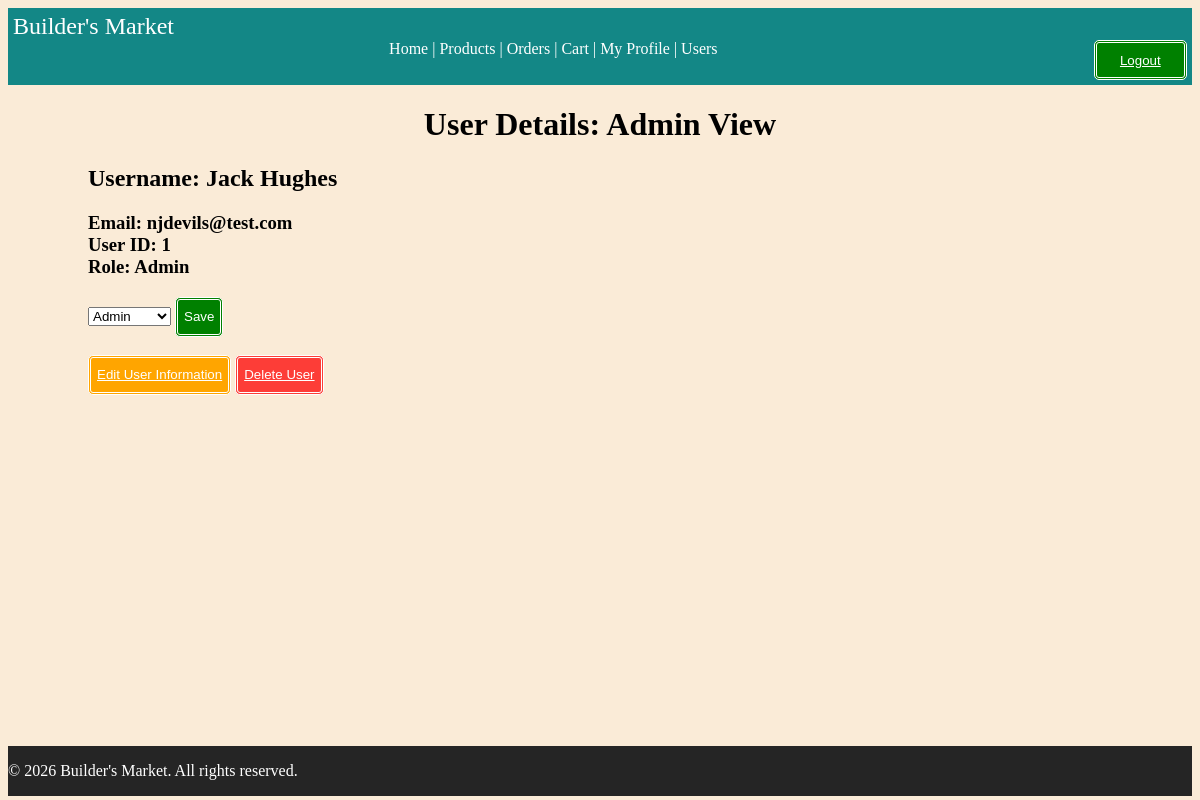
/admin/users/1 (signed in), run on the app's committed database.
### tables this page shows
CREATE TABLE users (
    user_id INTEGER PRIMARY KEY,
    username VARCHAR(50) NOT NULL UNIQUE,
    email VARCHAR(255) NOT NULL UNIQUE,
    password_hash VARCHAR(255) NOT NULL,
    is_active INTEGER DEFAULT 0,
    mfa_secret TEXT NULL, 
    mfa_enabled INTEGER DEFAULT 0,
    created_at DATETIME DEFAULT CURRENT_TIMESTAMP,
    updated_at DATETIME DEFAULT CURRENT_TIMESTAMP
);

CREATE TABLE roles (
    role_id INTEGER PRIMARY KEY,
    role_name VARCHAR(50) NOT NULL UNIQUE,
    description TEXT NOT NULL,
    created_at DATETIME DEFAULT CURRENT_TIMESTAMP
);

### routes/admin.py (the view)
@admin_bp.route('/users/<int:user_id>', methods=['GET'])
@require_auth
@user_role_required('Admin')
def user_detail(user_id):
    user = User.FromID(user_id)
    roles = Role.GetAll()
    if user is None:
        abort(404)
    return render_template('admin/user_detail.html', user = user, roles = roles)

### auth/auths.py (called while the page is built)
def require_auth(f):
    @wraps(f)
    def wrapped_view(*args, **kwargs):
        if not g.get("user"):
          abort(401)
        user = g.user
        if getattr(user, "is_2fa_enabled", False) and not session.get("2fa_verified", False):
            flash('This Route is 2FA protected. Please enable 2FA to view it')
            abort(403)
        return f(*args, **kwargs)
    return wrapped_view

def user_role_required(*roles):
    def decorator(f):
        @wraps(f)
        def wrapped_view(*arg, **kwargs):
            if g.user is None:
                flash("Not Authenticated. Please Login")
                abort(401)
            user_role = (g.user.role or "").strip().lower()
            allowed_roles = [r.strip().lower() for r in roles]
            if user_role not in allowed_roles:
                abort(403)
            print(f"Role '{roles}' required for: {request.path}")  # Debugging statement
            return f(*arg, **kwargs)
        return wrapped_view
    return decorator

### database/connection.py (called while the page is built)
def get_connection():
    try:
        conn = sqlite3.connect(Config.DATABASE)
        conn.row_factory = sqlite3.Row
        return conn
    except Error as e:
        print(f"Database connection error: {e}")
        return None

### models/roles.py (called while the page is built)
    @staticmethod
    def GetAll():
        db= get_connection()
        sql = "SELECT * FROM roles;"
        results = db.execute(sql).fetchall()
        out = []
        for r in results:
            dev = Role.FromDB(r['role_id'])
            if dev is None:
                continue
            out.append(dev)
        return out

### models/users.py (called while the page is built)
    @staticmethod
    def FromID(user_id : int):
        db = get_connection()
        try:
            row = db.execute("""
                             SELECT u.*, r.role_name
                             FROM users u
                             LEFT JOIN user_roles ur ON u.user_id = ur.user_id
                             LEFT JOIN roles r ON ur.role_id = r.role_id
                             WHERE u.user_id = ?
                             """, (user_id,)).fetchone()
            return User._BuildUser(row, db)
        finally:
            db.close()

### templates/admin/user_detail.html (shortened to what this page needs)
{% extends "base.html" %}
{% block content %}
<h1> User Details: Admin View </h1>
<h2> Username: {{user.username}} </h2>    <h3>Email: {{user.email}} <br> User ID: {{user.user_id}}  <br> Role: {{user.role}} </h3>
<form method="POST" action="{{ url_for('admin.update_user_role', user_id=user.user_id) }}">
<select name="role_id">
    {% for role in roles %}
        <option value="{{ role.role_id }}"
            {% if role.role_id == user.role_id %}selected{% endif %}>
            {{ role.role_name }}
        </option>
    {% endfor %}
</select>
<button type="submit"  class="greenButton"> Save </button>
</form>
<br>
    <button class="orangeButton">
        <a href="{{ url_for ('admin.edit_user', user_id = user.user_id)}}">
            Edit User Information </a>
    </button>
    <button class="redButton">
        <a  href="{{ url_for ('admin.delete_user', user_id = user.user_id)}}">  Delete User </a>
    </button>
<br>
{% endblock %}

### static/css/style.css (style rules this page uses)
html, body { height: 99%; }
body { display: flex; flex-direction: column; background-color: antiquewhite; min-height: 98.5vh; }
h1 { text-align: center; }
a { color: white; }
button { border-radius: 5px; border-width: 3px; border-color: rgb(255, 255, 255); border-style: double ; height: 3em; }
.greenButton { background-color: green; color: white; }
.redButton { background-color: rgba(255, 0, 0, 0.74); }
.orangeButton { background-color: orange; }

### data on the page
users: username "Jack Hughes", email "njdevils@test.com", user_id "1"
roles: role "Admin"

### other printed values
form field role_id "Admin"
